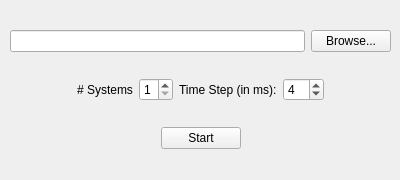
<?xml version="1.0" encoding="UTF-8"?>
<ui version="4.0">
 <class>ClosedLoopWidget</class>
 <widget class="QWidget" name="ClosedLoopWidget">
  <property name="geometry">
   <rect>
    <x>0</x>
    <y>0</y>
    <width>400</width>
    <height>180</height>
   </rect>
  </property>
  <property name="windowTitle">
   <string>Form</string>
  </property>
  <widget class="QWidget" name="verticalLayoutWidget">
   <property name="geometry">
    <rect>
     <x>10</x>
     <y>10</y>
     <width>381</width>
     <height>161</height>
    </rect>
   </property>
   <layout class="QVBoxLayout" name="verticalLayout">
    <item>
     <layout class="QHBoxLayout" name="horizontalLayout_2">
      <item>
       <widget class="QLineEdit" name="filenameLine"/>
      </item>
      <item>
       <widget class="QPushButton" name="browse">
        <property name="text">
         <string>Browse...</string>
        </property>
       </widget>
      </item>
     </layout>
    </item>
    <item>
     <layout class="QHBoxLayout" name="horizontalLayout_4">
      <item>
       <spacer name="horizontalSpacer_6">
        <property name="orientation">
         <enum>Qt::Horizontal</enum>
        </property>
        <property name="sizeHint" stdset="0">
         <size>
          <width>40</width>
          <height>20</height>
         </size>
        </property>
       </spacer>
      </item>
      <item>
       <widget class="QLabel" name="numsysLabel">
        <property name="text">
         <string># Systems</string>
        </property>
       </widget>
      </item>
      <item>
       <widget class="QSpinBox" name="numsysBox">
        <property name="minimum">
         <number>1</number>
        </property>
        <property name="maximum">
         <number>9</number>
        </property>
       </widget>
      </item>
      <item>
       <widget class="QLabel" name="timestepLabel">
        <property name="text">
         <string>Time Step (in ms):</string>
        </property>
       </widget>
      </item>
      <item>
       <widget class="QSpinBox" name="delayBox">
        <property name="value">
         <number>4</number>
        </property>
       </widget>
      </item>
      <item>
       <spacer name="horizontalSpacer_7">
        <property name="orientation">
         <enum>Qt::Horizontal</enum>
        </property>
        <property name="sizeHint" stdset="0">
         <size>
          <width>40</width>
          <height>20</height>
         </size>
        </property>
       </spacer>
      </item>
     </layout>
    </item>
    <item>
     <layout class="QHBoxLayout" name="horizontalLayout">
      <item>
       <spacer name="horizontalSpacer">
        <property name="orientation">
         <enum>Qt::Horizontal</enum>
        </property>
        <property name="sizeHint" stdset="0">
         <size>
          <width>40</width>
          <height>20</height>
         </size>
        </property>
       </spacer>
      </item>
      <item>
       <widget class="QPushButton" name="startButton">
        <property name="text">
         <string>Start</string>
        </property>
        <property name="checkable">
         <bool>true</bool>
        </property>
       </widget>
      </item>
      <item>
       <spacer name="horizontalSpacer_2">
        <property name="orientation">
         <enum>Qt::Horizontal</enum>
        </property>
        <property name="sizeHint" stdset="0">
         <size>
          <width>40</width>
          <height>20</height>
         </size>
        </property>
       </spacer>
      </item>
     </layout>
    </item>
   </layout>
  </widget>
 </widget>
 <resources/>
 <connections/>
</ui>
